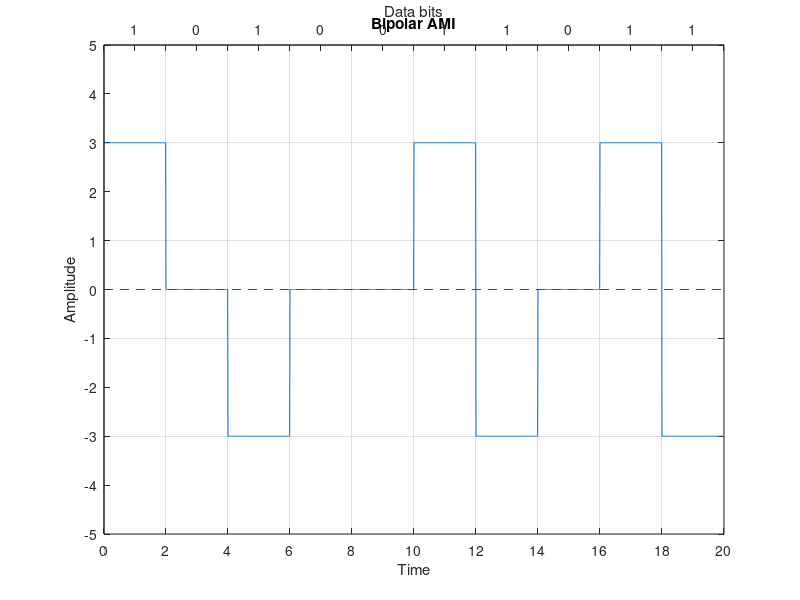

MATLAB code to generate this figure:
clear all;
close all;
clc;

bits = [1 0 1 0 0 1 1 0 1 1];
bit_duration = 2;

fs = 100;
Total_time = length(bits) * bit_duration;   # time needed to send whole data
t = 0: 1/fs: Total_time-(1/fs);

# sender end
prv_one_bit_state = -3;
for i = 1 : length(bits)
  if bits(i) == 0
    ami(((i-1) * bit_duration * fs) + 1 : i * bit_duration * fs) = zeros(1, (fs * bit_duration));
  else
    prv_one_bit_state = -prv_one_bit_state;
    ami(((i-1) * bit_duration * fs) + 1 : i * bit_duration * fs) = ones(1,(fs * bit_duration)) .* prv_one_bit_state;
  endif
endfor

# ploting
plot(t, ami);
xticks([0: bit_duration: Total_time]);
yticks([-5: 2: 5]);
ylim([-5, 5]);
xlim([0, Total_time]);
grid on;
title("Bipolar AMI");
xlabel("Time");
ylabel("Amplitude");
line ([0, Total_time], [0 0], "linestyle", "--", "color", "r");

% Top axis
ax1=gca;
ax2 = axes('Position', get(ax1, 'Position'), 'Color', 'none');
set(ax2, 'XAxisLocation', 'top');
set(ax2, 'XLim', get(ax1, 'XLim'));
set(ax2, 'YLim', get(ax1, 'YLim'));
set(ax2, 'XTick', [bit_duration/2: bit_duration: Total_time]);
set(ax2, 'XTickLabel', bits);
set(ax2, 'XLabel', 'Data bits');


# receiver end
for i = 1 : length(ami)/(bit_duration * fs)
  if ami(((i-1) * bit_duration * fs) + 1 : i * bit_duration * fs) == zeros(1, (fs * bit_duration))
    rcv_data(i) = 0;
  else
    rcv_data(i) = 1;
  endif
endfor

disp(rcv_data);
